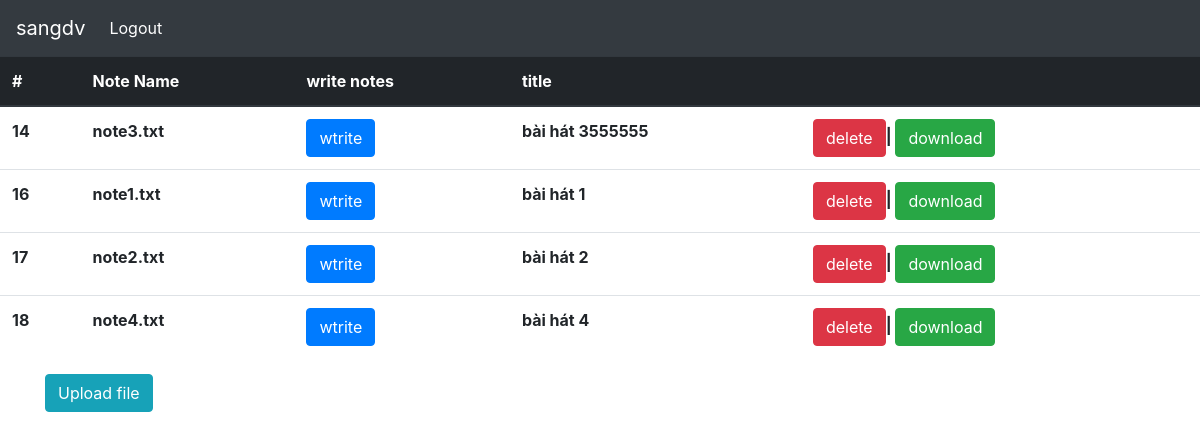
The page /admin/index.php (signed in) on the database its author committed.
### tables this page shows
CREATE TABLE `note` (
  `noteID` int NOT NULL AUTO_INCREMENT,
  `noteName` varchar(255) DEFAULT NULL,
  `userID` int DEFAULT NULL,
  `title` varchar(45) DEFAULT NULL,
  PRIMARY KEY (`noteID`),
  KEY `userID_idx` (`userID`),
  CONSTRAINT `userID` FOREIGN KEY (`userID`) REFERENCES `user` (`userID`) ON DELETE CASCADE ON UPDATE CASCADE
);

### admin/index.php (the view, shortened to what this page needs)
<!DOCTYPE html>
<html lang="en">
<head>
    <link rel="stylesheet" href="../bootstrap-4.0.0/dist/css/bootstrap.css">
</head>
<body>
    <nav class="navbar navbar-expand-lg navbar-dark bg-dark">
        <a class="navbar-brand" href="#"><?php echo $_SESSION['username']; ?></a>
        <div class="collapse navbar-collapse" id="navbarNav">
            <ul class="navbar-nav">
                <li class="nav-item active">
                    <a class="nav-link" href="../login/logout.php">Logout<span class="sr-only">(current)</span></a>
                </li>
            </ul>
        </div>
    </nav>
    <table class="table">
        <thead class="thead-dark">
            <tr>
                <th scope="col">#</th>
                <th scope="col">Note Name</th>
                <th scope="col">write notes</th>
                <th scope="col">title</th>
                <th scope="col"></th>
            </tr>
        </thead>
        <tbody>
            <?php
$userID = $_SESSION['userid'];
include_once('../connect.php');
$query = mysqli_query($conn,"select * from note where userID = $userID");
while($row = mysqli_fetch_array($query)){
?>
            <tr>
                <th scope="row"><?php echo $row['noteID'] ?></th>
                <th scope="row"><?php echo $row['noteName'] ?></th>
                <th scope="row"><a class="btn btn-primary" href="wtrite.php?id=<?php echo $row['noteID']; ?>" role="button">wtrite</a></th>
                <th scope="row"><?php echo $row['title'] ?></th>
                <th><a class="btn btn-danger"
                        href="delete.php?noteid=<?php echo $row['noteID']; ?>&notename=<?php echo $row['noteName']; ?>"
                        role="button">delete</a>|
                    <a class="btn btn-success" href="download.php?name=<?php echo $row['noteName'];?>" role="button">download</a>
                </th>
            </tr>
            <?php }
?>
        </tbody>
    </table>
    <div class="container">
        <a href="#demo" class="btn btn-info" data-toggle="collapse">Upload file</a>
    </div>
</body>
</html>

### rows shown on the page
note: noteID "14", noteName "note3.txt", title "bài hát 3555555"
note: noteID "16", noteName "note1.txt", title "bài hát 1"
note: noteID "17", noteName "note2.txt", title "bài hát 2"
note: noteID "18", noteName "note4.txt", title "bài hát 4"

### other values the page prints
$_SESSION['username'] "sangdv"
